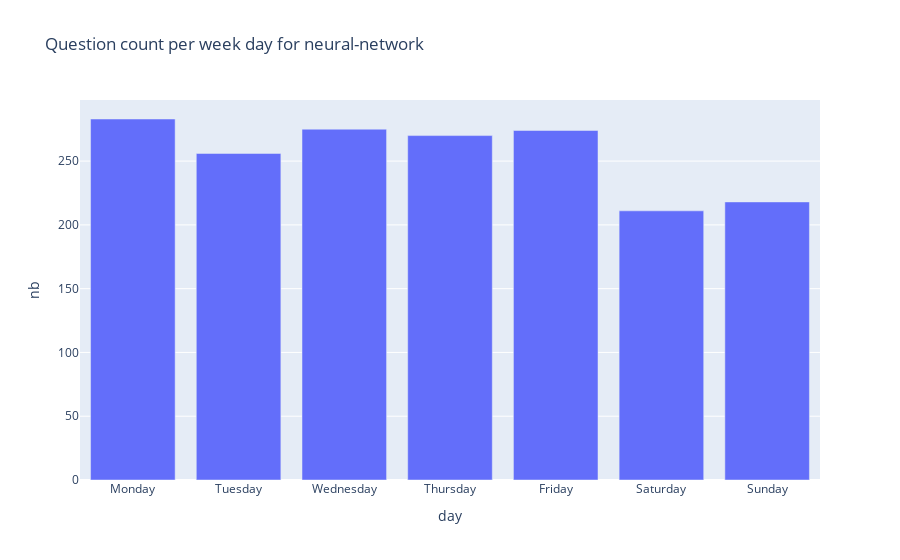

Write notebook code for a chart like this one.
### Code cell
plot("neural-network")

### Figure 1 — Plotly figure (JSON) as saved in the notebook; plotly's stock layout.template omitted (floating-point values rounded to 4 significant figures)
{"data": [{"alignmentgroup": "True", "hovertemplate": "day=%{x}<br>nb=%{y}<extra></extra>", "legendgroup": "", "marker": {"color": "#636efa", "pattern": {"shape": ""}}, "name": "", "offsetgroup": "", "orientation": "v", "showlegend": false, "textposition": "auto", "type": "bar", "x": ["Monday", "Tuesday", "Wednesday", "Thursday", "Friday", "Saturday", "Sunday"], "xaxis": "x", "y": [283, 256, 275, 270, 274, 211, 218], "yaxis": "y"}], "layout": {"barmode": "relative", "legend": {"tracegroupgap": 0}, "title": {"text": "Question count per week day for neural-network"}, "xaxis": {"anchor": "y", "domain": [0, 1], "title": {"text": "day"}}, "yaxis": {"anchor": "x", "domain": [0, 1], "title": {"text": "nb"}}}}
